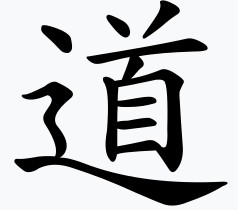
#> input picture TestDao.jpg, 238 x 210 px, found by its file name
$ python test.py
#> lines starting #> are read from the running program, lines starting #| are printed output that depends on the picture; after the words box and inside, x2 and y2 are one past the last pixel; in counts of white or black regions, pixels touching at a corner belong together
import cv2
import numpy as np
from skimage import filters
import matplotlib.pyplot as plt

def preprocess_image(image_path):
#> called with image_path = 'TestDao.jpg'
    img = cv2.imread(image_path, cv2.IMREAD_GRAYSCALE)
#> img: shape (210, 238); min 0, max 255, mean 197.5
    blur = cv2.GaussianBlur(img, (3, 3), 0)
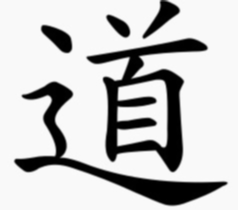
#> blur: shape (210, 238); min 0, max 251, mean 197.5
    thresh = filters.threshold_otsu(blur)
#> thresh = 130
    binary = (blur > thresh).astype(np.uint8) * 255
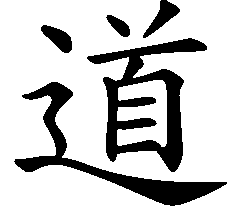
#> binary: shape (210, 238); 79.1% white; 5 black regions, box (x1, y1, x2, y2) and area: (87, 38, 207, 172) 5179, (14, 82, 227, 206) 4014, (143, 0, 180, 38) 518, (41, 25, 72, 53) 476, (106, 15, 130, 37) 277

    # Visualization
    # fig, axs = plt.subplots(1, 3, figsize=(15, 5))
    # axs[0].imshow(img, cmap='gray')
    # axs[0].set_title('Original Grayscale')
    # axs[0].axis('off')

    # axs[1].imshow(blur, cmap='gray')
    # axs[1].set_title('Blurred')
    # axs[1].axis('off')

    # axs[2].imshow(binary, cmap='gray')
    # axs[2].set_title('Binary (Otsu Threshold)')
    # axs[2].axis('off')

    # plt.tight_layout()
    # plt.show()

    return binary

# import cv2
# import matplotlib.pyplot as plt

# [33 lines left out: function extract_strokes, not called in this run]

import cv2
import matplotlib.pyplot as plt

# [38 lines left out: function analyze_structure, not called in this run]


import numpy as np
import matplotlib.pyplot as plt

def visualize_layout(binary_img):
    vertical_projection = np.sum(binary_img, axis=0)
#> vertical_projection = 238 values, max 53550 at index 0, min 14535 at index 168, mean 42338.6
    horizontal_projection = np.sum(binary_img, axis=1)
#> horizontal_projection = 210 values, max 60690 at index 206, min 31365 at index 182, mean 47983.7

    fig, axs = plt.subplots(1, 2, figsize=(14, 5))

    # Vertical Projection (content per column)
    axs[0].plot(vertical_projection, color='purple')
    axs[0].set_title("📏 Vertical Projection")
    axs[0].set_xlabel("Columns")
    axs[0].set_ylabel("Sum of pixel values")
    axs[0].grid(True)

    # Horizontal Projection (content per row)
    axs[1].plot(horizontal_projection, color='teal')
    axs[1].set_title("📐 Horizontal Projection")
    axs[1].set_xlabel("Rows")
    axs[1].set_ylabel("Sum of pixel values")
    axs[1].grid(True)

    plt.tight_layout()
    plt.show()
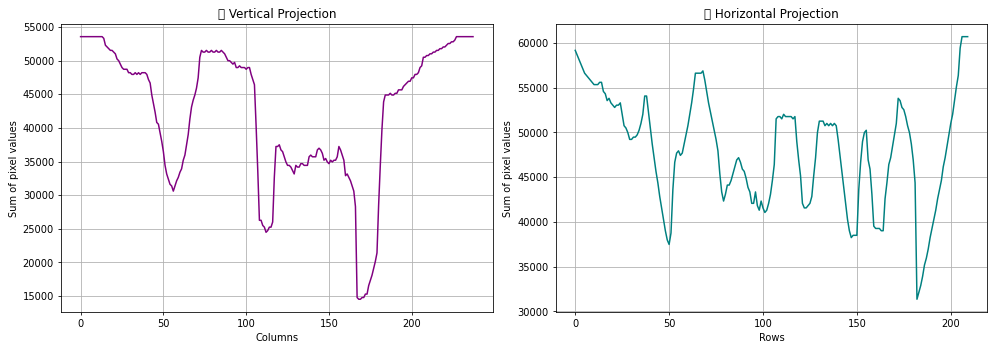
#> figure drawn by matplotlib, 2 panels; panel 1: curve peaks at x = 0, y = 53550; panel 2: curve peaks at x = 206, y = 60690

    b=10


binary_img = preprocess_image("TestDao.jpg")
#extract_strokes(binary_img)
#nalyze_structure(binary_img)
visualize_layout(binary_img)
